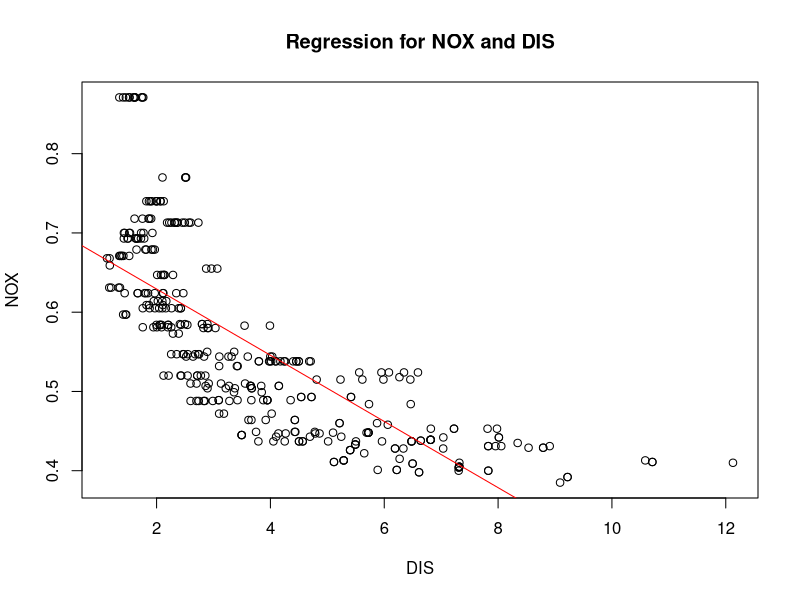
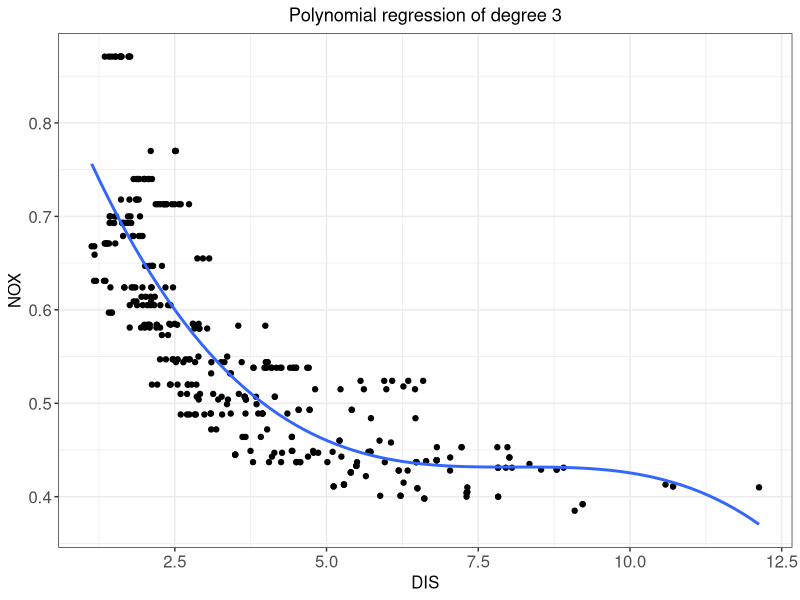

Generate these figures, in order, with R:

library(tidyverse)
library(ggrepel)
library(caTools)
library(caret)
library(ROCR)
library(ggplot2)


# Import the dataset
boston = read.csv('boston.csv')

# Split the data set into training and testing data sets
set.seed(123)
split = createDataPartition(boston$nox, p = 0.7, list = FALSE) 
boston.train = boston[split,]
boston.test = boston[-split,]

head(boston.train)

# --------------------------------------------------------------------------------- #
#### Problem 1a
# Run the linear regression. Nox is the dependent var. DIS is the independent
regressor = lm(formula = nox ~ dis, data = boston.train)
summary(regressor)

#Run the prediction on the test data set
prediction_Test_Set = predict(regressor, newdata = boston.test)

#Obtain the R^2 value of the test data set. 
SSR_of_model <- sum((prediction_Test_Set-boston.test$nox)^2)
SSR_of_baseline <- sum((mean(boston.train$nox)-boston.test$nox)^2)
OSR2 <- 1-(SSR_of_model/SSR_of_baseline )
OSR2
# plot a scatter plot
plot(boston.train$dis,boston.train$nox,
     main='Regression for NOX and DIS',
     xlab='DIS',ylab='NOX')
# plot a regression line
abline(regressor,col='red')


# --------------------------------------------------------------------------------- #
#### Problem 1b
# Run the linear regression. Nox is the dependent var. DIS is the independent
regressor_poly = lm(formula = nox ~ poly(dis, degree=3), data = boston.train)
summary(regressor_poly)

#Run the prediction on the test data set
prediction_Test_Set_poly = predict(regressor_poly, newdata = boston.test)

#Obtain the R^2 value of the test data set. 
SSR_of_model <- sum((prediction_Test_Set_poly-boston.test$nox)^2)
SSR_of_baseline <- sum((mean(boston.train$nox)-boston.test$nox)^2)
OSR2 <- 1-(SSR_of_model/SSR_of_baseline )
OSR2
# plot a scatter plot
ggplot(data=boston.train,aes(x=dis, y=nox)) +
  geom_point() +
  stat_smooth(method = "lm", formula = y ~ poly(x, degree=3),se = FALSE) +
  theme_bw() +
  xlab('DIS') +
  ylab("NOX") +
  ggtitle("Polynomial regression of degree 3") +
  theme(axis.title=element_text(size=12), 
       axis.text=element_text(size=12), 
       legend.text=element_text(size=12),
       plot.title = element_text(hjust = 0.5))


# --------------------------------------------------------------------------------- #
#### Question 4c
  
  
  
  
  
